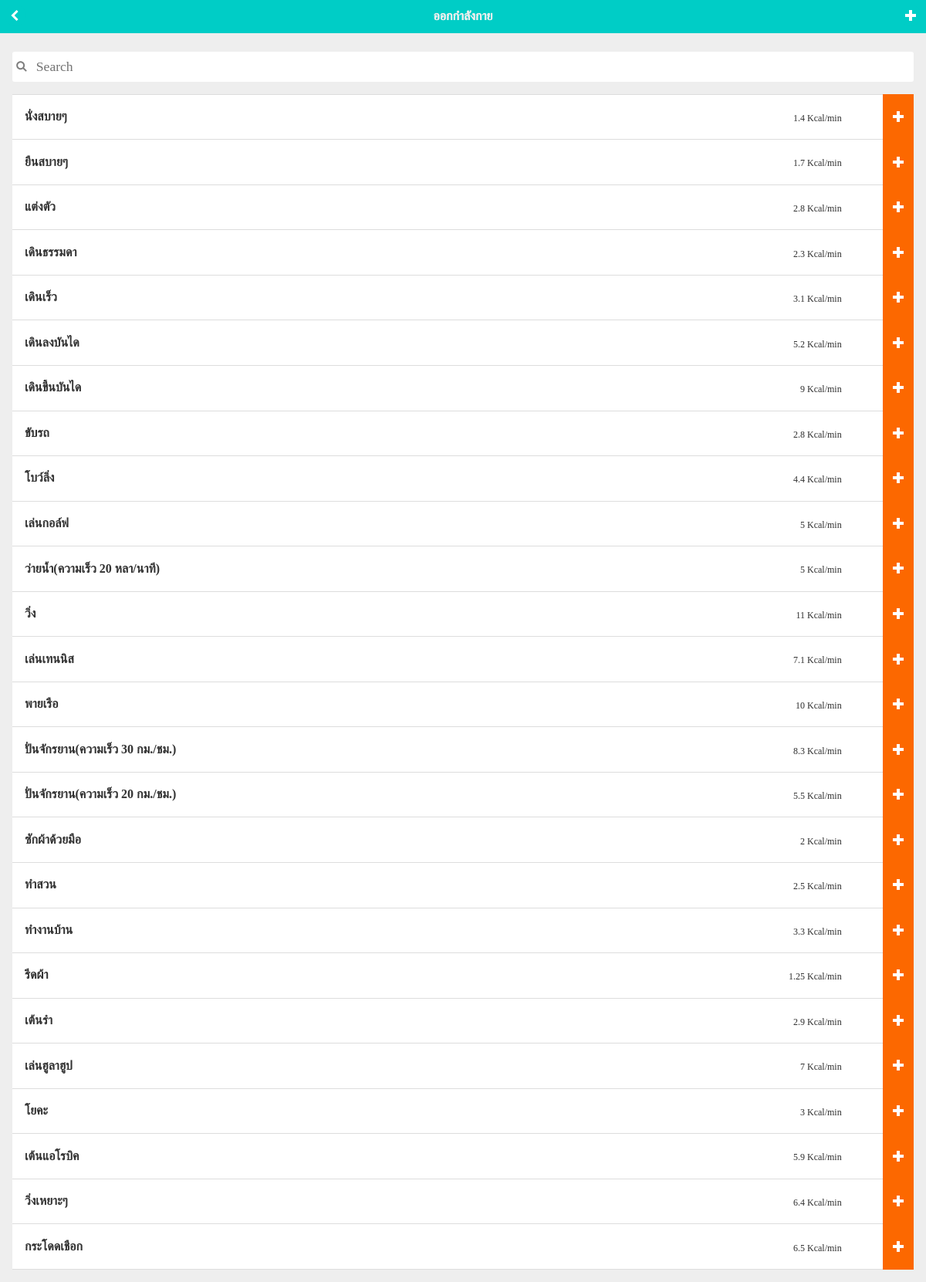
The page /exercise.php on the database its author committed.
### tables this page shows
CREATE TABLE IF NOT EXISTS `exercise` (
`exer_id` int(11) NOT NULL,
  `exer_name` varchar(50) NOT NULL,
  `exer_kcal` double NOT NULL
);

### exercise.php (the view, shortened to what this page needs)
<?php
    require('dbconnect.php');
    $sql = "SELECT* FROM exercise";
    $result = mysqli_query($dbconnect,$sql);
?>
<html>
<head>
    <link rel="stylesheet" href="themes/Thesis.css" />
    <link rel="stylesheet" href="themes/jquery.mobile.icons.min.css" />
    <link rel="stylesheet" href="themes/jquery.mobile.structure-1.4.5.min.css" />
    <link rel="stylesheet" href="css/style.css" />
</head>
<body>
<div id="exercise" data-role="page" data-theme="a">
    <div data-role="header" data-position="fixed" data-fullscreen="false" data-theme="a">
        <h1>ออกกำลังกาย</h1>
        <a href="#" data-rel="back" data-icon="carat-l" data-iconpos="notext"></a>
        <a href="#" data-rel="search" data-icon="plus" data-iconpos="notext"></a>
    </div>
       <div id="page_ex" data-role="content" >
        <div data-filter="true" data-filter-placeholder="Search">
            <div data-role="content" data-theme="b" id="food_meal_list">
                <ul data-role="listview" class="fff">
<?php
while($exercise = mysqli_fetch_array($result)) {
?>
                    <li data-exername="<?= $exercise["exer_name"]; ?>" data-exerkcal="<?= $exercise["exer_kcal"]; ?>" data-exerid="<?= $exercise["exer_id"]; ?>">
                        <a href="#">
                            <h1><?= $exercise["exer_name"]; ?></h1>
                            <span class="ui-li-aside"><p><?= $exercise["exer_kcal"]; ?> Kcal/min</p></span>
                        </a>
                        <a href="#add_ex" class="add_exer_btn" data-icon="plus" data-iconpos="right" data-rel="popup" data-position-to="window" data-transition="slideup">add</a>
                    </li>
<?php
}
?>
                </ul>
            </div>
        </div>
    </div>
</div>
</body>
</html>

### themes/Thesis.css (style rules this page uses)
html { font-size: 100%; -webkit-overflow-scrolling: touch; }
body, input, select, textarea, button, .ui-btn { font-size: 1.1em; line-height: 1.3; font-family: ThaiSans Neue ; }
.ui-btn, label.ui-btn { font-weight: bold; border-width: 1px; border-style: solid; }
.ui-btn { text-decoration: none !important; }
.ui-corner-all { -webkit-border-radius: 0 ; border-radius: 0 ; }
.ui-btn-corner-all, .ui-btn.ui-corner-all, .ui-slider-track.ui-corner-all, .ui-flipswitch.ui-corner-all, .ui-li-count { -webkit-border-radius: 0 ; border-radius: 0 ; }
.ui-btn-icon-notext.ui-btn-corner-all, .ui-btn-icon-notext.ui-corner-all { -webkit-border-radius: 1em; border-radius: 1em; }
.ui-btn-corner-all, .ui-corner-all { -webkit-background-clip: padding; background-clip: padding-box; }
.ui-shadow { -webkit-box-shadow: 0 1px 3px rgba(255,255,255,0) ; -moz-box-shadow: 0 1px 3px rgba(255,255,255,0) ; box-shadow: 0 1px 3px rgba(255,255,255,0) ; }
.ui-btn-icon-left:after, .ui-btn-icon-right:after, .ui-btn-icon-top:after, .ui-btn-icon-bottom:after, .ui-btn-icon-notext:after { background-color: transparent ; background-color: transparent ; background-position: center center; background-repeat: no-repeat; -webkit-border-radius: 1em; border-radius: 1em; }
.ui-bar-a, .ui-page-theme-a .ui-bar-inherit, html .ui-bar-a .ui-bar-inherit, html .ui-body-a .ui-bar-inherit, html body .ui-group-theme-a .ui-bar-inherit { background-color: #00cdc6 ; border: 0px; color: #eeeeee ; text-shadow: 0 0 0 #eeeeee ; font-weight: bold; }
.ui-bar-a { border-width: 1px; border-style: solid; }
.ui-overlay-a, .ui-page-theme-a, .ui-page-theme-a .ui-panel-wrapper { background-color: #eeeeee ; border-color: #bbbbbb ; color: #004853 ; text-shadow: 0 0 0 #f3f3f3 ; }
.ui-page-theme-a a, html .ui-bar-a a, html .ui-body-a a, html body .ui-group-theme-a a { color: #f05053 ; font-weight: bold; }
.ui-page-theme-a .ui-btn, html .ui-bar-a .ui-btn, html .ui-body-a .ui-btn, html body .ui-group-theme-a .ui-btn, html head + body .ui-btn.ui-btn-a, .ui-page-theme-a .ui-btn:visited, html .ui-bar-a .ui-btn:visited, html .ui-body-a .ui-btn:visited, html body .ui-group-theme-a .ui-btn:visited, html head + body .ui-btn.ui-btn-a:visited { background-color: #00cdc6 ; border-color: #00cdc6 ; color: #ffffff ; text-shadow: 0 0 0 #f3f3f3 ; }
.ui-body-b, .ui-page-theme-b .ui-body-inherit, html .ui-bar-b .ui-body-inherit, html .ui-body-b .ui-body-inherit, html body .ui-group-theme-b .ui-body-inherit, html .ui-panel-page-container-b { background-color: #ffffff ; border-color: #dddddd ; color: #333333 ; text-shadow: 0 1px 0 #f3f3f3 ; }
.ui-body-b { border-width: 1px; border-style: solid; }
.ui-page-theme-b a, html .ui-bar-b a, html .ui-body-b a, html body .ui-group-theme-b a { color: #3388cc ; font-weight: bold; }
.ui-page-theme-b .ui-btn, html .ui-bar-b .ui-btn, html .ui-body-b .ui-btn, html body .ui-group-theme-b .ui-btn, html head + body .ui-btn.ui-btn-b, .ui-page-theme-b .ui-btn:visited, html .ui-bar-b .ui-btn:visited, html .ui-body-b .ui-btn:visited, html body .ui-group-theme-b .ui-btn:visited, html head + body .ui-btn.ui-btn-b:visited { background-color: #ffffff ; border-color: #dddddd ; color: #333333 ; text-shadow: 0 1px 0 #f3f3f3 ; }

### css/style.css (style rules this page uses)
body { font-size: 16px; }
#page_ex .ui-icon-plus { background: #fc6800 !important; border: 1px solid #fc6800; }
#page_ex li { line-height: 1em !important; }
a:visited, a:link, a:hover { text-decoration: none; }
h1 { font-weight: bold; }
div { border : 0px solid #fff !important; }

### rows shown on the page
exercise: exer_name "นั่งสบายๆ", exer_kcal "1.4"
exercise: exer_name "ยืนสบายๆ", exer_kcal "1.7"
exercise: exer_name "แต่งตัว", exer_kcal "2.8"
exercise: exer_name "เดินธรรมดา", exer_kcal "2.3"
exercise: exer_name "เดินเร็ว", exer_kcal "3.1"
exercise: exer_name "เดินลงบันได", exer_kcal "5.2"
exercise: exer_name "เดินขึ้นบันได", exer_kcal "9"
exercise: exer_name "ขับรถ", exer_kcal "2.8"
exercise: exer_name "โบว์ลิ่ง", exer_kcal "4.4"
exercise: exer_name "เล่นกอล์ฟ", exer_kcal "5"
exercise: exer_name "ว่ายน้ำ(ความเร็ว 20 หลา/นาที)", exer_kcal "5"
exercise: exer_name "วิ่ง", exer_kcal "11"
exercise: exer_name "เล่นเทนนิส", exer_kcal "7.1"
exercise: exer_name "พายเรือ", exer_kcal "10"
exercise: exer_name "ปั่นจักรยาน(ความเร็ว 30 กม./ชม.)", exer_kcal "8.3"
exercise: exer_name "ปั่นจักรยาน(ความเร็ว 20 กม./ชม.)", exer_kcal "5.5"
exercise: exer_name "ซักผ้าด้วยมือ", exer_kcal "2"
exercise: exer_name "ทำสวน", exer_kcal "2.5"
exercise: exer_name "ทำงานบ้าน", exer_kcal "3.3"
exercise: exer_name "รีดผ้า", exer_kcal "1.25"
exercise: exer_name "เต้นรำ", exer_kcal "2.9"
exercise: exer_name "เล่นฮูลาฮูป", exer_kcal "7"
exercise: exer_name "โยคะ", exer_kcal "3"
exercise: exer_name "เต้นแอโรบิค", exer_kcal "5.9"
exercise: exer_name "วิ่งเหยาะๆ", exer_kcal "6.4"
exercise: exer_name "กระโดดเชือก", exer_kcal "6.5"
